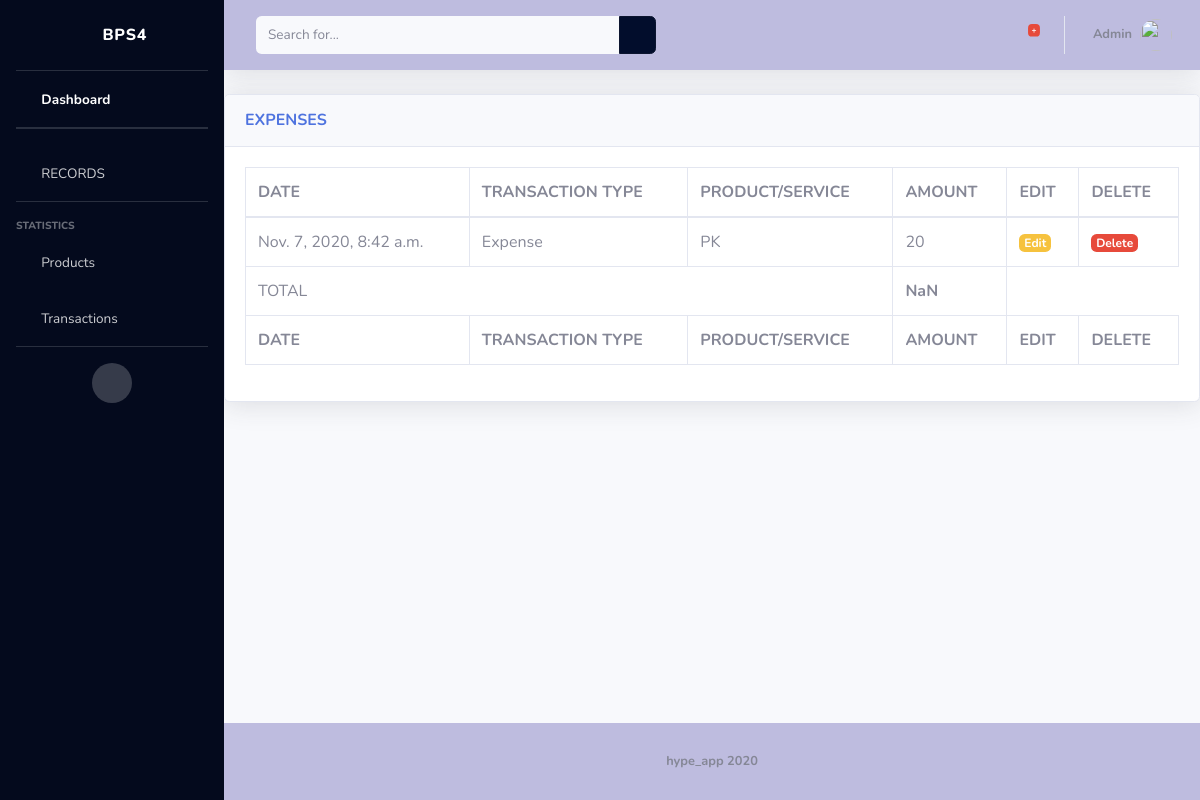
The app's page /expenselist/, older data.
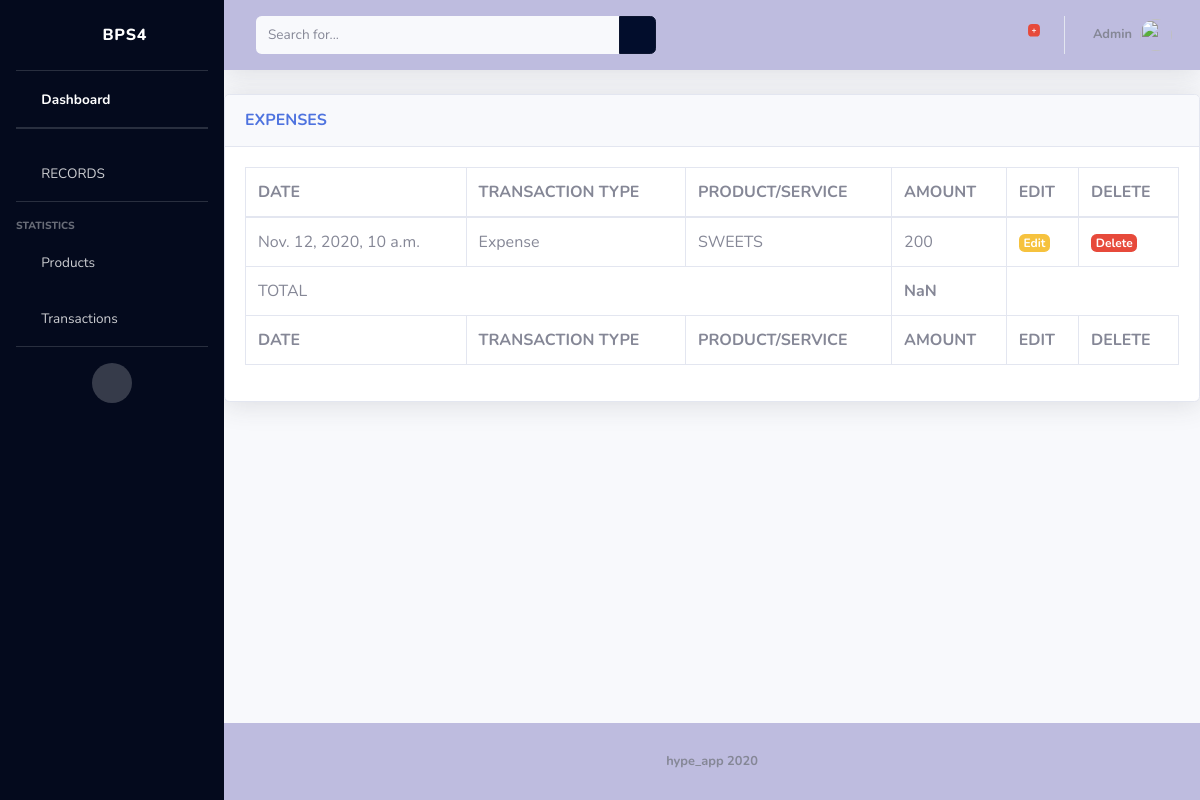
The same page, newer data.
### ps4/models.py (models this page shows)
class Transactions(models.Model):
	TRANSACTION_TYPES = [
		('Income', 'income'),
		('Expense','expense'),
		('Savings', 'savings'),
		]
	date_created = models.DateTimeField(auto_now_add=True)
	date_updated = models.DateTimeField(auto_now=True)
	transaction_type = models.CharField(max_length=10, blank=False, null=False, choices=TRANSACTION_TYPES, default='income')
	quantity = models.DecimalField(decimal_places=2, max_digits=8)
	unit_price = models.IntegerField( default=0 )
	productsandservices = models.ForeignKey(ProductsandServices, default = 1,on_delete=models.CASCADE)
	customer_name = models.CharField(max_length=15, default='client')

class ProductsandServices(models.Model):
	name = models.CharField(max_length=10, blank=False, null=False)
	description = models.TextField(max_length=200)
	class Meta:
		verbose_name = "productsandservice"
		verbose_name_plural = "productsandservices"
	def __str__(self):
		return self.name

### ps4/views.py (the view)
# urls.py: url(r'^expenselist/$', expenselistView.as_view(), name="expenselist"),
class expenselistView(TemplateView):
    template_name = 'records/expenselist.html'
    def get(self, request):
        form = TransactionsForm()
        tns = Transactions.objects.filter(transaction_type='Expense')
        args = {form:'form','tns':tns}
        return render( request, self.template_name, args)

### ps4/templates/records/expenselist.html (shortened to what this page needs)
{%extends 'ps4/base.html'%}
{%load static%}
{%block content%}
          <div class="card shadow mb-4">
            <div class="card-header py-3">
              <h6 class="m-0 font-weight-bold text-primary">EXPENSES</h6>
            </div>
            <div class="card-body">
              <div class="table-responsive">
                <table class="table table-bordered" id="dataTable" width="100%" cellspacing="0">
                  <thead>
                    <tr>
                      <th scope="col" >DATE</th>
                      <th scope="col">TRANSACTION TYPE</th>
                      <th scope="col">PRODUCT/SERVICE</th>
                      <th scope="col"> AMOUNT</th>
                      <th scope="col">EDIT</th>
                      <th scope="col">DELETE</th>
                    </tr>
                  </thead>
                  <tbody>
                    {%for data in tns%}
                  <tr>
                    <td> {{data.date_created}}</td>
                    <td>{{data.transaction_type}}</td>
                    <td>{{data.productsandservices}}</td>
                    <td>{{data.unit_price}}</td>
                    <td><a style="text-decoration:None; color:black;" href="/transactions/edit/{{tns.id}}"><span class="badge badge-warning">Edit</span></a></td>
                    <td><a style="text-decoration:None; color:black;" href="/transactions/delete/{{tns.id}}"><span class="badge  badge-danger">Delete</span></a></td>
                  </tr>
                    {% endfor%}
                  <tr>
                    <td colspan="3">TOTAL</td>
                    <td id="totalamt" style="font-weight: bold"></td>
                  </tr>
                  </tbody>
                  <tfoot>
                    <tr>
                      <th scope="col" >DATE</th>
                      <th scope="col">TRANSACTION TYPE</th>
                      <th scope="col">PRODUCT/SERVICE</th>
                      <th scope="col"> AMOUNT</th>
                      <th scope="col">EDIT</th>
                      <th scope="col">DELETE</th>
                    </tr>
                  </tfoot>
                </table>
              </div>
        </div>
      </div>
{% endblock %}

Row changes from the older to the newer data that the page shows:
removed Transactions: date_created "Nov. 7, 2020, 8:42 a.m.", transaction_type "Expense", productsandservices "PK", unit_price "20"
added Transactions: date_created "Nov. 12, 2020, 10 a.m.", transaction_type "Expense", productsandservices "SWEETS", unit_price "200"
